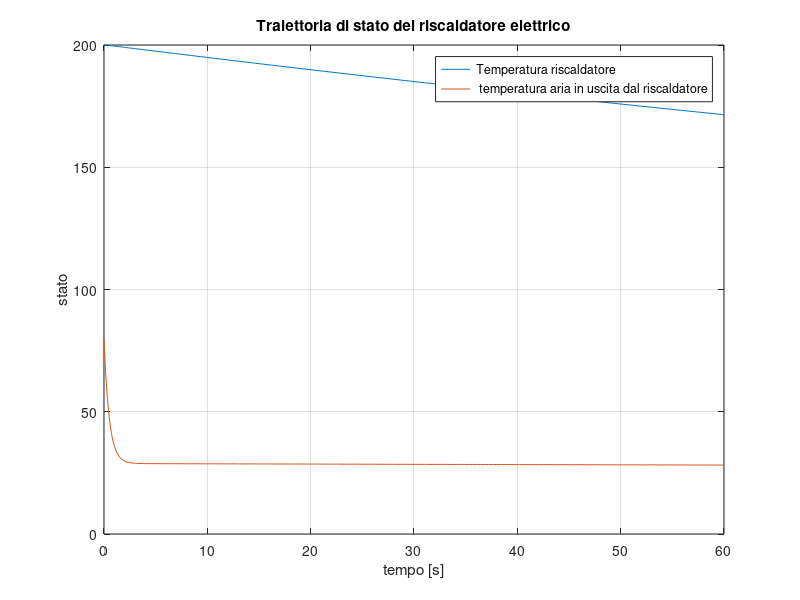

Reproduce this figure in MATLAB.
% Progetto controllo di un riscaldatore elettrico
% Giacomo Nobili
% Federico Raffoni
% Marco Roca

close all; clear all; clc;

% parametri del sistema
h_R   = 50;          %  coefficiente di convezione tra riscaldatore e aria [W/(m2 C°)]
A_R   = 0.09;        %  area di scambio termico tra riscaldatore e aria [m2]
c_R   = 823.6;       %  calore specifico del riscaldatore [J/(kg C°)]
c_A   = 1010;        %  calore specifico dell'aria [J/(kg C°)]
m_R   = 1.542;       %  massa del riscaldatore [kg];
m_A   = 0.1041;      %  massa dell'aria [kg]
m_A_dot = 0.2;       %  portata massica dell'aria [kg/s].
T_in    = 25;        %  temperatura dell'aria in ingresso (costante) [C°]
K   = 2e-3;          %  coefficiente di variazione della resistenza con la temperatura  [1/C°]
T_R_e   = 200;       %  temperatura del riscaldatore di equilibrio [C°];
T_out_e = 80;        %   temperatura dell'aria in uscita dal riscaldatore di equilibrio [C°]

% ingrsso del sistema
uu = 100; 

% intervallo di tempo
interv = [0 60]; % da 0 a 60 secondi

%definiamo per semplicità i parametri
alpha = (h_R*A_R)/(m_R*c_R);
beta = 1/(m_R*c_R);
gamma = m_A_dot/m_A;
psi = (h_R*A_R)/(m_A*c_A);

% funzione della dinamica del sistema
f_tilde = @(t,x)[alpha*x(2) - alpha*x(1) + beta*(uu/1+K*x(1));
                gamma*T_in-(gamma+psi)*x(2) + psi*x(1)];

% stato iniziale equilibrio
x_e = [T_R_e ; T_out_e];

% Traiettoria di stato del riscaldatore elettrico
[time, traj] = ode45(f_tilde,interv,x_e);

%plot

figure
plot(time,traj)
title('Traiettoria di stato del riscaldatore elettrico')
xlim(interv)
xlabel('tempo [s]')
ylabel('stato')
legend('Temperatura riscaldatore', ' temperatura aria in uscita dal riscaldatore')
grid on; zoom on; box on;

% Coppia di equilibrio
x_e = [T_R_e; T_out_e];
u_e = (alpha/beta)*(x_e(1) - x_e(2))*(1 + K*x_e(1));

% Linearizzazione del sistema non lineare nell'equilibrio (x_e, u_e)





